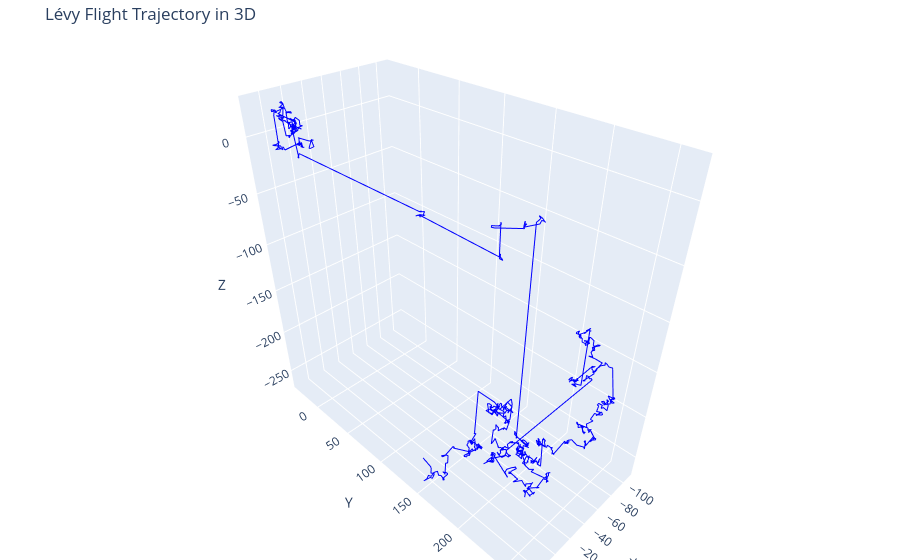

The cell this chart's notebook holds for it:
### Code cell
# Crear DataFrame
df_trajectory = pd.DataFrame({
    'X': trajectory_x,
    'Y': trajectory_y,
    'Z': trajectory_z
})

# Visualización usando Plotly
fig = go.Figure()

# Añadir traza para la trayectoria
fig.add_trace(go.Scatter3d(
    x=df_trajectory['X'],
    y=df_trajectory['Y'],
    z=df_trajectory['Z'],
    mode='lines',
    line=dict(color='blue', width=2),
    name='Lévy Flight'
))

# Configurar el layout del gráfico
fig.update_layout(
    title='Lévy Flight Trajectory in 3D',
    scene=dict(
        xaxis_title='X',
        yaxis_title='Y',
        zaxis_title='Z'
    ),
    margin=dict(l=0, r=0, b=0, t=40)
)

# Mostrar la gráfica
fig.show()

### Figure 1 — Plotly figure (JSON) as saved in the notebook; plotly's stock layout.template omitted (floating-point values rounded to 4 significant figures; data arrays with more than 128 entries replaced by an {"elided": "..."} marker saying what was removed)
{"data": [{"line": {"color": "blue", "width": 2}, "mode": "lines", "name": "Lévy Flight", "type": "scatter3d", "x": {"elided": "1000 float values"}, "y": {"elided": "1000 float values"}, "z": {"elided": "1000 float values"}}], "layout": {"margin": {"b": 0, "l": 0, "r": 0, "t": 40}, "scene": {"xaxis": {"title": {"text": "X"}}, "yaxis": {"title": {"text": "Y"}}, "zaxis": {"title": {"text": "Z"}}}, "title": {"text": "Lévy Flight Trajectory in 3D"}}}
